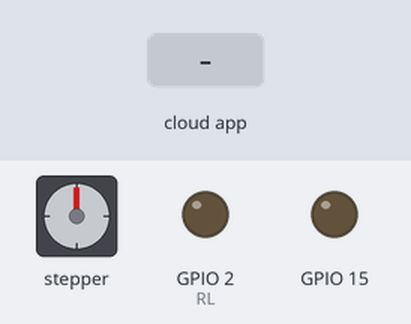
Simulated run of this sketch. Board: ESP8266 (NodeMCU). Shown: stepper motor, output pins drawn as LEDs (lit = HIGH). The test bench sets the inputs (shaded band). WiFi joins after 1.5 s; servers stay silent unless stated; the Firebase database answers and starts empty; stepper angles assume 60 steps per turn; what the sketch prints to the serial monitor is not drawn.

Above: at 2.7 s.
2.8 s: the phone or cloud app sets io to 1
At 4.0 s:
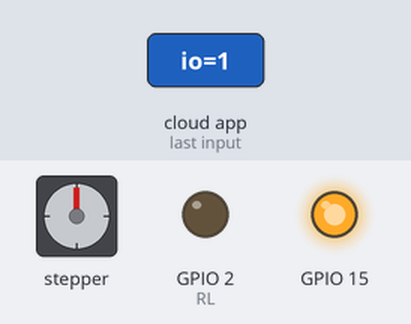
5.8 s: the phone or cloud app sets io to 0
At 6.26 s:
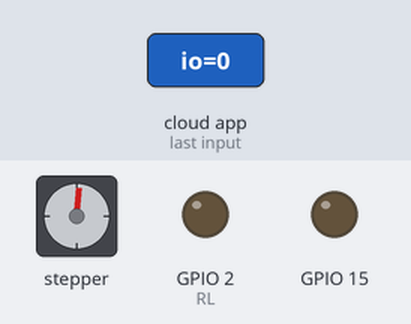
8.3 s: the phone or cloud app sets io to 1
At 9.76 s:
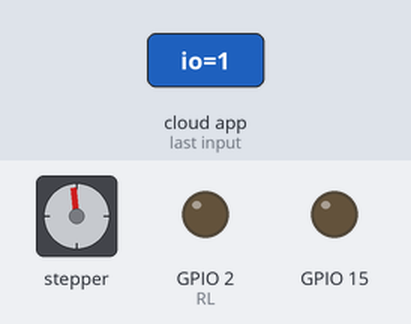
Timing chart, 0 to 11.9 s (numbered marks = the images above; inputs shaded):
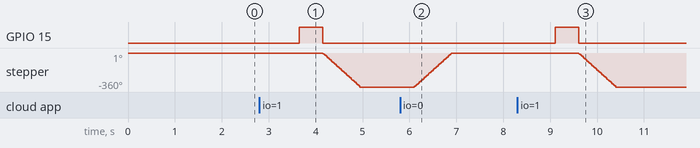

Measured:
- after the input at 2.8 s, GPIO 15: LOW → HIGH after 0.86 s, → LOW 0.50 s later; stepper: turns 360° counter-clockwise in 0.79 s, starting after 1.4 s
- after the input at 5.8 s, stepper: turns 360° clockwise in 0.79 s, starting after 0.31 s
- after the input at 8.3 s, GPIO 15: LOW → HIGH after 0.81 s, → LOW 0.50 s later; stepper: turns 360° counter-clockwise in 0.79 s, starting after 1.3 s

The sketch:

RTDB-test.ino
```cpp
#include <Arduino.h>
#if defined(ESP32)
#include <WiFi.h>
#elif defined(ESP8266)
#include <ESP8266WiFi.h>
#endif
#include <Firebase_ESP_Client.h>

//Provide the token generation process info.
#include "addons/TokenHelper.h"
//Provide the RTDB payload printing info and other helper functions.
#include "addons/RTDBHelper.h"

#include <Stepper.h>

const int steps_per_rev = 60; //Set to 200 for NIMA 17 360º
// Set 50 for 90º
#define IN1 14
#define IN2 27
#define IN3 26
#define IN4 25
#define RL 2

Stepper motor(steps_per_rev, IN1, IN2, IN3, IN4);

/* 1. Define the WiFi credentials */
#define WIFI_SSID "Kos_oren"
#define WIFI_PASSWORD "masihyanglama"

/* 2. Define the API Key */
#define API_KEY "AIzaSyCIU3o4tt44ZAqqh-TbtjScdMZ0n21GEqs"

/* 3. Define the RTDB URL */
#define DATABASE_URL "parkirku1-default-rtdb.firebaseio.com" //<databaseName>.firebaseio.com or <databaseName>.<region>.firebasedatabase.app

//Define Firebase Data object
FirebaseData fbdo;

FirebaseAuth auth;
FirebaseConfig config;

unsigned long sendDataPrevMillis = 0;
int intValue;
float floatValue;
bool signupOK = false;

void setup() {
  Serial.begin(115200);
  pinMode(15, OUTPUT);
  pinMode(RL, OUTPUT);
  digitalWrite(RL, LOW);
  motor.setSpeed(75);
  Serial.begin(115200);
  WiFi.begin(WIFI_SSID, WIFI_PASSWORD);
  Serial.print("Connecting to Wi-Fi");
  while (WiFi.status() != WL_CONNECTED) {
    Serial.print(".");
    delay(300);
  }
  Serial.println();
  Serial.print("Connected with IP: ");
  Serial.println(WiFi.localIP());
  Serial.println();

  /* Assign the api key (required) */
  config.api_key = API_KEY;

  /* Assign the RTDB URL (required) */
  config.database_url = DATABASE_URL;

  /* Sign up */
  if (Firebase.signUp(&config, &auth, "", "")) {
    Serial.println("ok");
    signupOK = true;
  }
  else {
    Serial.printf("%s\n", config.signer.signupError.message.c_str());
  }

  /* Assign the callback function for the long running token generation task */
  config.token_status_callback = tokenStatusCallback; //see addons/TokenHelper.h

  Firebase.begin(&config, &auth);
  Firebase.reconnectWiFi(true);
}
int last = 0;

void loop() {

  if (Firebase.ready() && signupOK && (millis() - sendDataPrevMillis > 1000 || sendDataPrevMillis == 0)) {
    sendDataPrevMillis = millis();
    if (Firebase.RTDB.getString(&fbdo, "/ParkirKu/io")) {
      intValue = fbdo.stringData().toInt();
      Serial.println(intValue);
      if (intValue == 1 && last == 0) {
        digitalWrite(15, HIGH);
        delay(500);
        digitalWrite(15, LOW);
        buka();
        last = 1;
      } else if (intValue == 0 && last == 1) {
        tutup();
        last = 0;
      }

    } else {
      Serial.println(fbdo.errorReason());
    }
  }
}

void buka() {
  Serial.println("Rotating Anti-clockwise...");
  motor.step(-steps_per_rev);
}

void tutup() {
  Serial.println("Rotating Clockwise...");
  motor.step(steps_per_rev);
}
```
